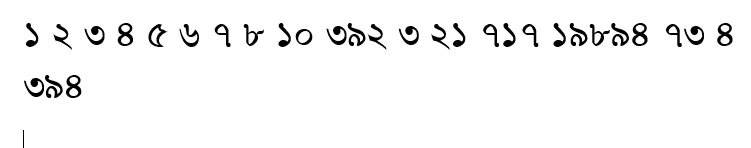
#> input picture check_font/sample2/number.png, 751 x 148 px
$ python morphology.py
#> lines starting #> are read from the running program, lines starting #| are printed output that depends on the picture
### check_font/sample2/common.py
#!/usr/bin/env python

'''
This module contains some common routines used by other samples.
'''

# Python 2/3 compatibility
from __future__ import print_function
import sys
PY3 = sys.version_info[0] == 3

if PY3:
    from functools import reduce

import numpy as np
import cv2

# built-in modules
import os
import itertools as it
from contextlib import contextmanager

image_extensions = ['.bmp', '.jpg', '.jpeg', '.png', '.tif', '.tiff', '.pbm', '.pgm', '.ppm']

class Bunch(object):
    def __init__(self, **kw):
        self.__dict__.update(kw)
    def __str__(self):
        return str(self.__dict__)

# [4 lines left out: function splitfn, not called in this run]

def anorm2(a):
    return (a*a).sum(-1)
def anorm(a):
    return np.sqrt( anorm2(a) )

# [39 lines left out: functions homotrans, to_rect, rect2rect_mtx, lookat, mtx2rvec, not called in this run]

def draw_str(dst, target, s):
    x, y = target
    cv2.putText(dst, s, (x+1, y+1), cv2.FONT_HERSHEY_PLAIN, 1.0, (0, 0, 0), thickness = 2, lineType=cv2.LINE_AA)
    cv2.putText(dst, s, (x, y), cv2.FONT_HERSHEY_PLAIN, 1.0, (255, 255, 255), lineType=cv2.LINE_AA)

class Sketcher:
    # [8 lines left out: function __init__, not called in this run]

    def show(self):
        cv2.imshow(self.windowname, self.dests[0])

    # [13 lines left out: function on_mouse, not called in this run]


# palette data from matplotlib/_cm.py
_jet_data =   {'red':   ((0., 0, 0), (0.35, 0, 0), (0.66, 1, 1), (0.89,1, 1),
                         (1, 0.5, 0.5)),
               'green': ((0., 0, 0), (0.125,0, 0), (0.375,1, 1), (0.64,1, 1),
                         (0.91,0,0), (1, 0, 0)),
               'blue':  ((0., 0.5, 0.5), (0.11, 1, 1), (0.34, 1, 1), (0.65,0, 0),
                         (1, 0, 0))}

cmap_data = { 'jet' : _jet_data }

# [14 lines left out: function make_cmap, not called in this run]

def nothing(*arg, **kw):
    pass

def clock():
    return cv2.getTickCount() / cv2.getTickFrequency()

# [8 lines left out: function Timer, not called in this run]

class StatValue:
    def __init__(self, smooth_coef = 0.5):
        self.value = None
        self.smooth_coef = smooth_coef
    # [6 lines left out: function update, not called in this run]

class RectSelector:
    # [31 lines left out: functions __init__, onmouse, draw, not called in this run]
    @property
    def dragging(self):
        return self.drag_rect is not None


# [24 lines left out: functions grouper, mosaic, not called in this run]

def getsize(img):
    h, w = img.shape[:2]
    return w, h

def mdot(*args):
    return reduce(np.dot, args)

# [4 lines left out: function draw_keypoints, not called in this run]

### check_font/sample2/morphology.py
#!/usr/bin/env python

'''
Morphology operations.
Usage:
  morphology.py [<image>]
Keys:
  1   - change operation
  2   - change structure element shape
  ESC - exit
'''

# Python 2/3 compatibility
from __future__ import print_function
import sys
PY3 = sys.version_info[0] == 3

import numpy as np
import cv2


if __name__ == '__main__':
    print(__doc__)

    import sys
    from itertools import cycle
    from common import draw_str

    try:
        fn = sys.argv[1]
    except:
        fn = 'number.png'

    img = cv2.imread(fn)
#> img is the input picture: shape (148, 751, 3); min 0, max 255, mean 245.3

    if img is None:
        print('Failed to load image file:', fn)
        sys.exit(1)

    cv2.imshow('original', img)

    modes = cycle(['erode/dilate', 'open/close', 'blackhat/tophat', 'gradient'])
    str_modes = cycle(['ellipse', 'rect', 'cross'])

    if PY3:
        cur_mode = next(modes)
        cur_str_mode = next(str_modes)
    else:
        cur_mode = modes.next()
        cur_str_mode = str_modes.next()

    def update(dummy=None):
        sz = cv2.getTrackbarPos('op/size', 'morphology')
        iters = cv2.getTrackbarPos('iters', 'morphology')
        opers = cur_mode.split('/')
        if len(opers) > 1:
            sz = sz - 10
            op = opers[sz > 0]
            sz = abs(sz)
        else:
            op = opers[0]
        sz = sz*2+1

        str_name = 'MORPH_' + cur_str_mode.upper()
        oper_name = 'MORPH_' + op.upper()
        st = cv2.getStructuringElement(getattr(cv2, str_name), (sz, sz))
        res = cv2.morphologyEx(img, getattr(cv2, oper_name), st, iterations=iters)
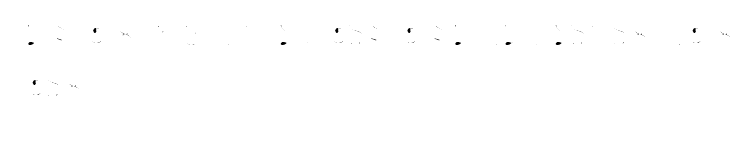
#> res: shape (148, 751, 3); min 0, max 255, mean 254.6

        draw_str(res, (10, 20), 'mode: ' + cur_mode)
        draw_str(res, (10, 40), 'operation: ' + oper_name)
        draw_str(res, (10, 60), 'structure: ' + str_name)
        draw_str(res, (10, 80), 'ksize: %d  iters: %d' % (sz, iters))
#> call 4 of draw_str, with target = (10, 80), s = 'ksize: 5  iters: 1'
#> in draw_str (call 4), `cv2.putText(dst, s, (x, y), cv2.FONT_HERSHEY_PLAIN, 1.0, (255, 255, 25..`:
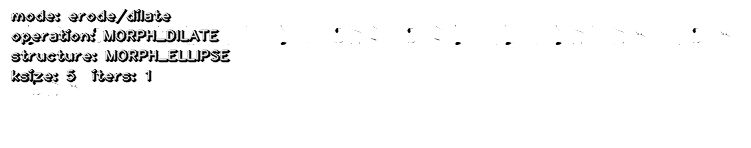
#> dst: shape (148, 751, 3); min 0, max 255, mean 247
        cv2.imshow('morphology', res)

    cv2.namedWindow('morphology')
    cv2.createTrackbar('op/size', 'morphology', 12, 20, update)
    cv2.createTrackbar('iters', 'morphology', 1, 10, update)
    update()
    while True:
        ch = 0xFF & cv2.waitKey()
#> (key Esc is pressed here)
        if ch == 27:
            break
        if ch == ord('1'):
            if PY3:
                cur_mode = next(modes)
            else:
                cur_mode = modes.next()
        if ch == ord('2'):
            if PY3:
                cur_str_mode = next(str_modes)
            else:
                cur_str_mode = str_modes.next()
        update()
    cv2.destroyAllWindows()

$ run again, with check_font/sample2/srk.jpg saved as check_font/sample2/number.png
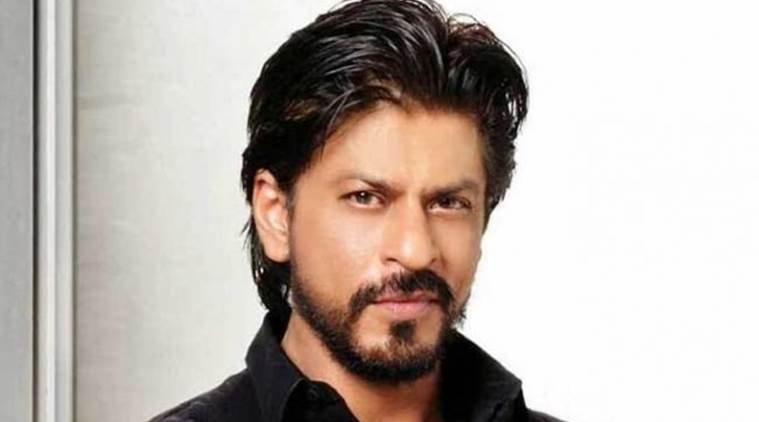
#> input picture check_font/sample2/srk.jpg, 759 x 422 px
#> img is the input picture: shape (422, 759, 3); mean B, G, R 172.5, 179.3, 189.4
#> in update, `res = cv2.morphologyEx(img, getattr(cv2, oper_name), st, iterations=it..`:
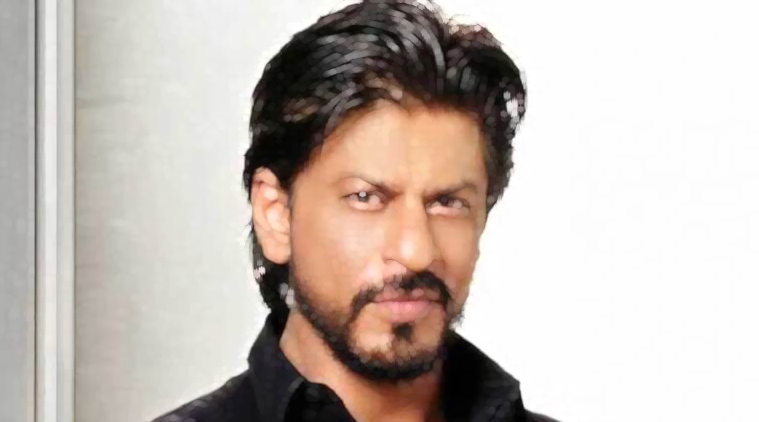
#> res: shape (422, 759, 3); mean B, G, R 180.6, 187.4, 197.7
#> in draw_str (call 4), `cv2.putText(dst, s, (x, y), cv2.FONT_HERSHEY_PLAIN, 1.0, (255, 255, 25..`:
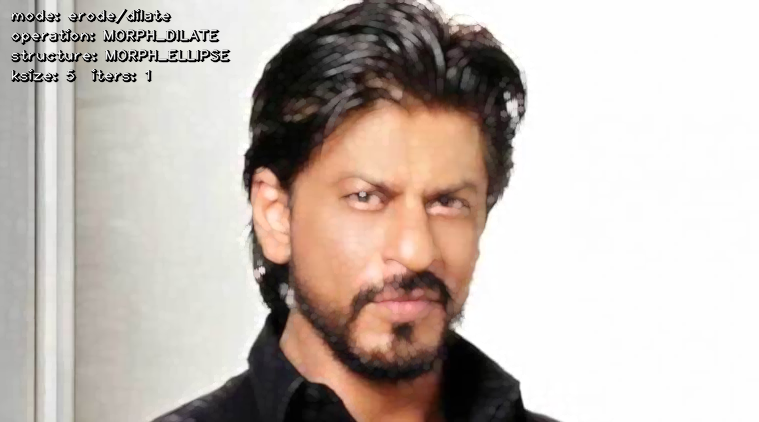
#> dst: shape (422, 759, 3); mean B, G, R 178.9, 185.6, 195.9
